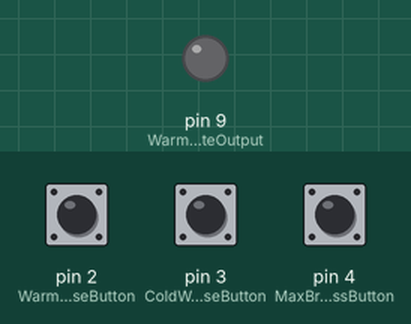
This sketch was run on a simulated Arduino Uno, built with avr-gcc and run on an emulated ATmega328P. On the bench: output pins drawn as LEDs (lit = HIGH). Inputs (shaded band) come from the test bench; at power-on: pin 4 (MaxBrightnessButton) HIGH, pin 2 (WarmWhiteIncreaseButton) HIGH, pin 3 (ColdWhiteIncreaseButton) HIGH. Pins used as bus, display or sensor lines are not drawn.

Above: at 1.2 s.
1.3 s: pin 4 (MaxBrightnessButton) pulled LOW for 0.15 s
At 1.6 s:
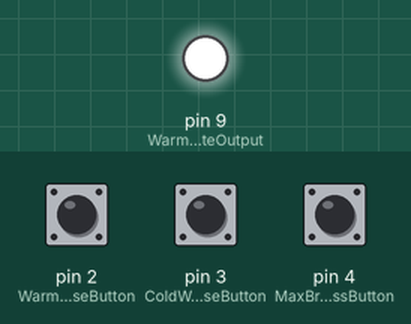
Timing chart, 0 to 4.3 s (numbered marks = the images above; inputs shaded):
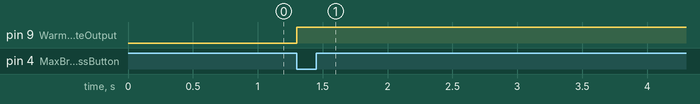

Measured:
- after the input at 1.3 s, pin 9 (WarmWhiteOutput): LOW → HIGH at once

The sketch:

Controller_V1.ino
```cpp
// Authored by Willoughby Kemble
// Designed specifically for a custom PCB using an ATMEGA8A-AU, but can be used on any Arduino-based device or board using ATMEGA chips similar to the 8A


const int WarmWhiteOutput = 9;
const int ColdWhiteOutput = 10;
const int WarmWhiteIncreaseButton = 2;
const int ColdWhiteIncreaseButton = 3;
const int MaxBrightnessButton = 4;

const int MaxBrightness = 255;

int WarmWhiteBrightness = 0;
int ColdWhiteBrightness = 255;

const int ButtonValue = ButtonValue;

const int debounceVal = 200;

void setup() {
    pinMode(WarmWhiteOutput, OUTPUT);
    pinMode(ColdWhiteOutput, OUTPUT);
    pinMode(WarmWhiteIncreaseButton, INPUT_PULLUP);
    pinMode(ColdWhiteIncreaseButton, INPUT_PULLUP);

    analogWrite(WarmWhiteOutput, WarmWhiteBrightness);
    analogWrite(ColdWhiteOutput, ColdWhiteBrightness);

    Serial.begin(9600);
}

int constrainBrightness(int brightness) {
    return constrain(brightness, 0, 255);
}

void loop() {
    if (digitalRead(WarmWhiteIncreaseButton) == LOW) {
        WarmWhiteBrightness += ButtonValue;
        ColdWhiteBrightness -= ButtonValue;

        WarmWhiteBrightness = constrainBrightness(WarmWhiteBrightness);
        ColdWhiteBrightness = constrainBrightness(ColdWhiteBrightness);

        analogWrite(WarmWhiteOutput, WarmWhiteBrightness);
        analogWrite(ColdWhiteOutput, ColdWhiteBrightness);

        delay(debounceVal);
    }

    if (digitalRead(ColdWhiteIncreaseButton) == LOW) {
        WarmWhiteBrightness -= ButtonValue;
        ColdWhiteBrightness += ButtonValue;

        WarmWhiteBrightness = constrainBrightness(WarmWhiteBrightness);
        ColdWhiteBrightness = constrainBrightness(ColdWhiteBrightness);

        analogWrite(WarmWhiteOutput, WarmWhiteBrightness);
        analogWrite(ColdWhiteOutput, ColdWhiteBrightness);

        delay(debounceVal);
    }

    if (digitalRead(MaxBrightnessButton) == LOW) {
      WarmWhiteBrightness +=MaxBrightness;
      ColdWhiteBrightness +=MaxBrightness;

        WarmWhiteBrightness = constrainBrightness(WarmWhiteBrightness);
        ColdWhiteBrightness = constrainBrightness(ColdWhiteBrightness);

        analogWrite(WarmWhiteOutput, WarmWhiteBrightness);
        analogWrite(ColdWhiteOutput, ColdWhiteBrightness);

        delay(debounceVal);
    }
}
```
